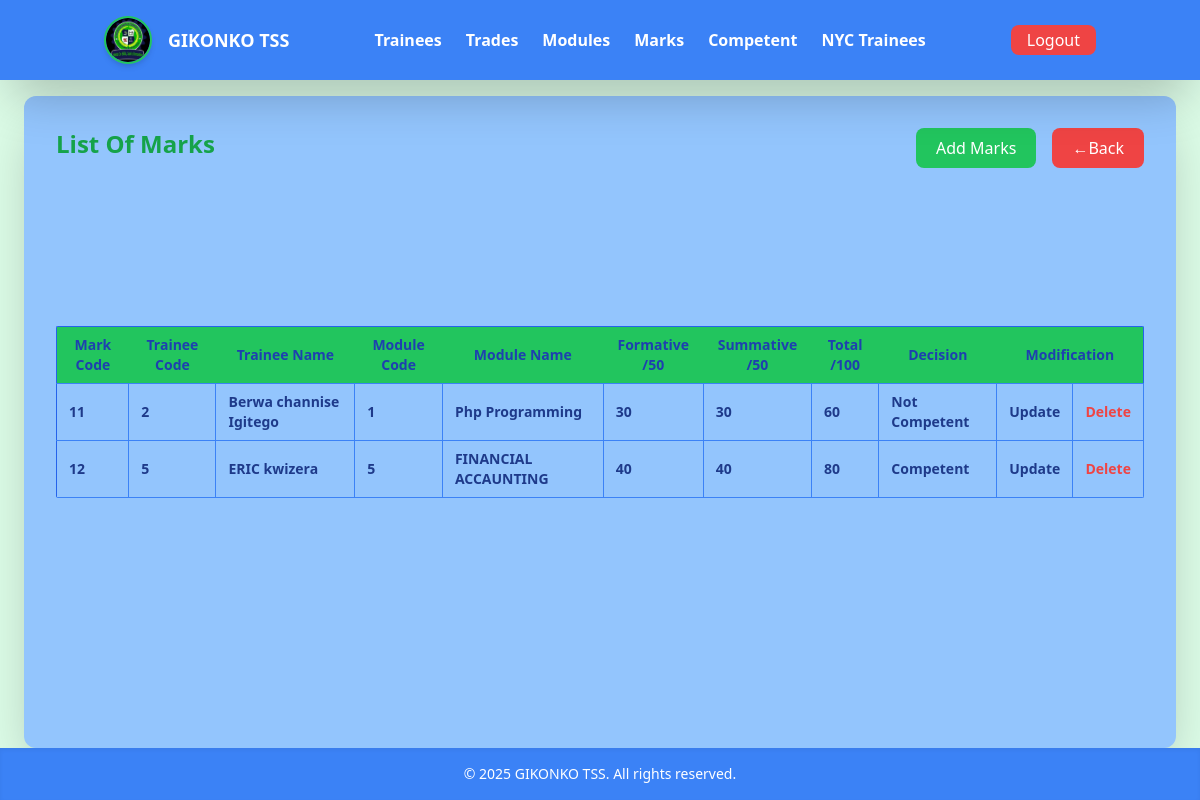
Page /listOfMarks.php (signed in) on the committed database.
### tables this page shows
CREATE TABLE `marks` (
  `Mark_Id` int(11) NOT NULL,
  `Summative_Assessment` varchar(100) DEFAULT NULL,
  `Formative_Assessment` varchar(100) DEFAULT NULL,
  `Total_Marks` int(11) DEFAULT NULL,
  `Decision` varchar(100) DEFAULT NULL,
  `Trainee_Id` int(200) NOT NULL,
  `Module_Id` int(200) NOT NULL
);

CREATE TABLE `modules` (
  `Module_Id` int(11) NOT NULL,
  `Module_Name` varchar(100) NOT NULL,
  `Trade_Id` int(11) DEFAULT NULL
);

### listOfMarks.php (the view, shortened to what this page needs)
<?php
   include("conn.php");
?>
<!DOCTYPE html>
<html lang="en">
<head>
  <link href="output.css" rel="stylesheet" />
</head>
<body class="min-h-screen bg-green-100 flex flex-col ">
<header class="w-full fixed top-0 left-0 z-50 shadow-md bg-white h-16 flex items-center px-4">
  <?php include("Dashboard.php"); ?>
</header>
<main class="flex-grow pt-24 px-4 flex justify-center">
  <div class="bg-blue-300 shadow-2xl rounded-xl p-8 w-full max-w-6xl min-h-[10vh] flex flex-col justify-between">
    <div class="mb-6 flex justify-between space-x-6">
      <h1 class="text-2xl text-center text-green-600 font-semibold">List Of Marks</h1>
      <div class="flex justify-between space-x-4">
        <a href="addMarks.php" class="bg-green-500 py-2 px-5 text-white rounded-lg hover:bg-green-700 transition">Add Marks</a>
        <a href="greetingUser.php" class="bg-red-500 py-2 px-5 text-white rounded-lg hover:bg-red-700 transition">←Back</a>
      </div>
    </div>
    <div class="overflow-x-auto rounded-sm mb-[20%]">
      <table class="border border-blue-600 text-sm w-full">
        <thead>
          <tr class="bg-green-500 text-blue-800">
            <th class="px-2 py-2 border-b border-blue-500">Mark Code</th>
            <th class="px-2 py-2 border-b border-blue-500">Trainee Code</th>
            <th class="px-2 py-2 border-b border-blue-500">Trainee Name</th>
            <th class="px-2 py-2 border-b border-blue-500">Module Code</th>
            <th class="px-2 py-2 border-b border-blue-500">Module Name</th>
            <th class="px-2 py-2 border-b border-blue-500">Formative /50</th>
            <th class="px-2 py-2 border-b border-blue-500">Summative /50</th>
            <th class="px-2 py-2 border-b border-blue-500">Total /100</th>
            <th class="px-2 py-2 border-b border-blue-500">Decision</th>
            <th colspan="2" class="px-6 py-3 border-b border-blue-500">Modification</th>
          </tr>
        </thead>
        <tbody>
        <?php
          $sql = "SELECT
                      m.Mark_Id,
                      m.Trainee_Id,
                      CONCAT(t.Firstname, ' ', t.lastname) AS Trainee_Name,
                      m.Module_Id,
                      md.Module_Name,
                      m.Formative_Assessment,
                      m.Summative_Assessment,
                      m.Total_Marks,
                      m.Decision
                  FROM marks m
                  JOIN trainees t ON m.Trainee_Id = t.Trainee_Id
                  JOIN modules md ON m.Module_Id = md.Module_Id
                  ORDER BY m.Trainee_Id ASC";
          $query = mysqli_query($conn, $sql);
          if (mysqli_num_rows($query) > 0) {
              while ($data = mysqli_fetch_assoc($query)) {
                  echo "
                  <tr class='text-blue-900 hover:bg-green-400 font-bold'>
                    <td class='px-3 py-2 border-b border-e border-blue-500'>{$data['Mark_Id']}</td>
                    <td class='px-3 py-2 border-b border-e border-blue-500'>{$data['Trainee_Id']}</td>
                    <td class='px-3 py-2 border-b border-e border-blue-500'>{$data['Trainee_Name']}</td>
                    <td class='px-3 py-2 border-b border-e border-blue-500'>{$data['Module_Id']}</td>
                    <td class='px-3 py-2 border-b border-e border-blue-500'>{$data['Module_Name']}</td>
                    <td class='px-3 py-2 border-b border-e border-blue-500'>{$data['Formative_Assessment']}</td>
                    <td class='px-3 py-2 border-b border-e border-blue-500'>{$data['Summative_Assessment']}</td>
                    <td class='px-3 py-2 border-b border-e border-blue-500'>{$data['Total_Marks']}</td>
                    <td class='px-3 py-2 border-b border-e border-blue-500'>{$data['Decision']}</td>
                    <td class='px-3 py-2 border-b border-e border-blue-500 hover:underline'><a href='updateMarks.php?Mark_Id={$data['Mark_Id']}'>Update</a></td>
                    <td class='px-3 py-2 border-b border-e border-blue-500 text-red-500 hover:underline'><a href='deleteMarks.php?Mark_Id={$data['Mark_Id']}'>Delete</a></td>
                  </tr>
                  ";
              }
          } else {
              echo "<tr><td colspan='11' class='text-center py-4 text-red-600 font-semibold'>No data found!</td></tr>";
          }
        ?>
        </tbody>
      </table>
    </div>
  </div>
</main>
    <footer class="bg-blue-500 text-center py-4 shadow-inner text-sm text-white">
          &copy; <?php echo date("Y"); ?> GIKONKO TSS. All rights reserved.
  </footer>
</body>
</html>

### rows in the picture
marks: Mark_Id "11", Trainee_Id "2", Trainee_Name "Berwa channise Igitego", Module_Id "1", Module_Id.Module_Name "Php Programming", Formative_Assessment "30", Summative_Assessment "30", Total_Marks "60", Decision "Not Competent"
marks: Mark_Id "12", Trainee_Id "5", Trainee_Name "ERIC kwizera", Module_Id "5", Module_Id.Module_Name "FINANCIAL ACCAUNTING", Formative_Assessment "40", Summative_Assessment "40", Total_Marks "80", Decision "Competent"
